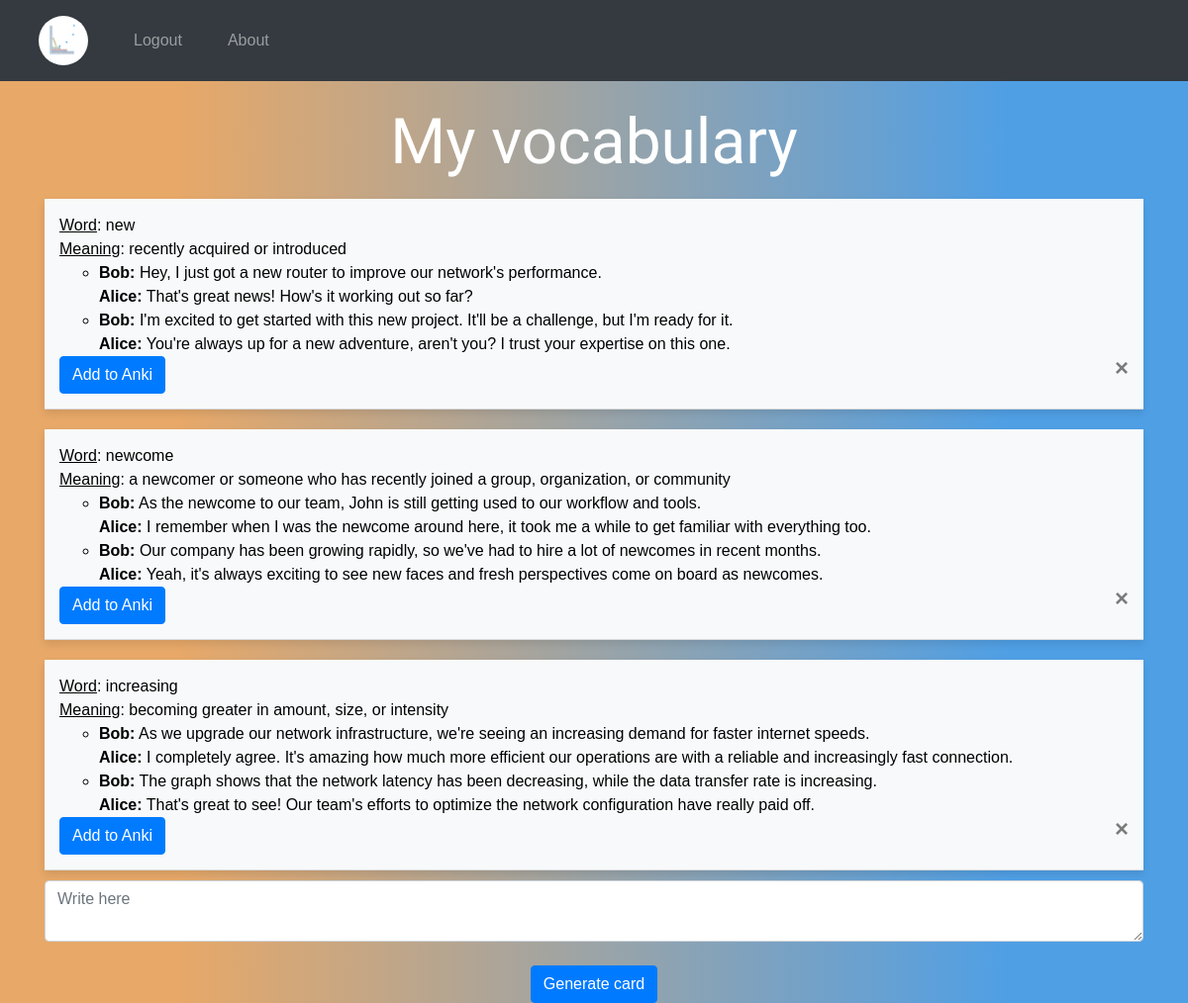
Screenshot of / (signed in) with the database file from the repository.
### website/models.py (models this page shows)
class Word(db.Model):
    id = db.Column(db.Integer, primary_key=True) # has autoincrement (default)
    data = db.Column(db.String(config.MAX_LEN_WORD))
    date = db.Column(db.DateTime(timezone=True), default=func.now())
    user_id = db.Column(db.Integer, db.ForeignKey('user.id'))
    word_info = db.Column(JSON)
    card_notes = db.Column(JSON)

### website/views.py (the view, shortened to what this page needs)
@views.route('/', methods=['GET', 'POST'])
@login_required
def home():
    return render_template("home.html", user=current_user)

### website/__init__.py (called while the page is built)
def create_app():
    app = Flask(__name__)
    app.config['SECRET_KEY'] = 'huasduofhaosudfhas' #TODO how to NOT disclose this private key
    app.config['SQLALCHEMY_DATABASE_URI'] = f'sqlite:///{DB_NAME}'
    db.init_app(app)
    from .views import views
    from .authn import authn
    app.register_blueprint(views, url_prefix='/')
    app.register_blueprint(authn, url_prefix='/')
    from .models import User, Word
    create_database(app)
    login_manager = LoginManager()
    login_manager.login_view = 'authn.login' # where users go if NOT loged-in
    login_manager.init_app(app)
    @login_manager.user_loader
    def load_user(id):
        return User.query.get(int(id)) # "int()" because we used the primary key as an Integer
    return app

### website/templates/home.html (shortened to what this page needs)
{% extends "base.html" %}
{% block content %}
<br/>
<h1 class="highlight">
    My vocabulary
</h1>
    <ul class="list-group list-group-flush" id="words">
        {% for word in user.words %}
            <li class="list-group-item">
                <u>Word</u>: {{ word.data }}
                <br>
                <u>Meaning</u>: {{ word.word_info.definition }}
                <br>
                <ul>
                    {% for sentence in word.word_info.dialog %}
                        <li>
                            <strong>Bob:</strong> {{ sentence.person1 }}
                            <br>
                            <strong>Alice:</strong> {{ sentence.person2 }}
                            <br>
                        </li>
                    {% endfor %}
                </ul>
                <button type="button" class="close" onClick="deleteWord({{ word.id }})">
                    <span aria-hidden="true">&times;</span>
                </button>
                <button type="button" class="btn btn-primary" onClick="addCardToAnki({{ word.id }})">
                    Add to Anki
                </button>
            </li>
        {% endfor %}
    </ul>
    <form id="addWordForm" method="POST">
        <textarea name="word" id="word" class="form-control" placeholder="Write here"></textarea>
        <br />
        <div align="center">
            <button type="submit" class="btn btn-primary">Generate card</button>
        </div>
    </form>
{% endblock %}

### website/templates/base.html (shortened to what this page needs)
<!DOCTYPE html>
<html>
  <head>
    <link
      rel="stylesheet"
      href="https://stackpath.bootstrapcdn.com/bootstrap/4.4.1/css/bootstrap.min.css"
    />
    <link
      rel="stylesheet"
      href="https://stackpath.bootstrapcdn.com/font-awesome/4.7.0/css/font-awesome.min.css"
    />
  </head>
  <body>
    <nav class="navbar navbar-expand-lg navbar-dark bg-dark">
      <div class="collapse navbar-collapse" id="navbar">
        <div class="navbar-nav">
          {% if user.is_authenticated %}
            <a class="nav-item nav-link" id="home" href="/">
              <img src="../static/logo-lexigraph-3.png" alt="Home" style="height: 50px; width: 50px; border-radius: 50%;">
            </a>
            <a class="nav-item nav-link" id="logout" href="/logout">Logout</a>
            <a class="nav-item nav-link" id="about" href="/about">About</a>
          {% else %}
            <a class="nav-item nav-link" id="login" href="/login">Login</a>
            <a class="nav-item nav-link" id="signUp" href="/sign-up">Sign Up</a>
            <a class="nav-item nav-link" id="about" href="/about"> About</a>
          {% endif %}
        </div>
      </div>
    </nav>
    <div class="container">
      {% block content %}
      {% endblock %}
    </div>
  </body>
</html>

### website/templates/base.html (style rules this page uses)
.navbar-nav { display: flex; align-items: center; height: 100%; }
.navbar-nav .nav-item { margin: 0 15px; }
.navbar-nav .nav-link { display: flex; align-items: center; height: 100%; }

### website/templates/home.html (style rules this page uses)
html, body { height: 100%; margin: 0; padding: 0; }
body { background: linear-gradient(90deg, #e7a868 15%, #4f9fe5 85%); color: white; font-family: Arial, sans-serif; }
.list-group { padding: 0; margin: 0; }
.list-group-item { background-color: #f8f9fa; color: black; border-radius: 10px; margin: 10px 0; padding: 15px; box-shadow: 0 4px 8px rgba(0, 0, 0, 0.1); }
h1 { text-align: center; font-family: Arial, sans-serif; font-size: 4em; }
.highlight { font-family: 'Grey Qo', cursive; }

### rows the page displays
Word: data "new", word_info.definition "recently acquired or introduced", person1 "Hey, I just got a new router to improve our network's performance." "I'm excited to get started with this new project. It'll be a challenge, but I'm ready for it.", person2 "That's great news! How's it working out so far?" "You're always up for a new adventure, aren't you? I trust your expertise on this one."
Word: data "newcome", word_info.definition "a newcomer or someone who has recently joined a group, organization, or community", person1 "As the newcome to our team, John is still getting used to our workflow and tools." "Our company has been growing rapidly, so we've had to hire a lot of newcomes in recent months.", person2 "I remember when I was the newcome around here, it took me a while to get familiar with everything too." "Yeah, it's always exciting to see new faces and fresh perspectives come on board as newcomes."
Word: data "increasing", word_info.definition "becoming greater in amount, size, or intensity", person1 "As we upgrade our network infrastructure, we're seeing an increasing demand for faster internet speeds." "The graph shows that the network latency has been decreasing, while the data transfer rate is increasing.", person2 "I completely agree. It's amazing how much more efficient our operations are with a reliable and increasingly fast connection." "That's great to see! Our team's efforts to optimize the network configuration have really paid off."
